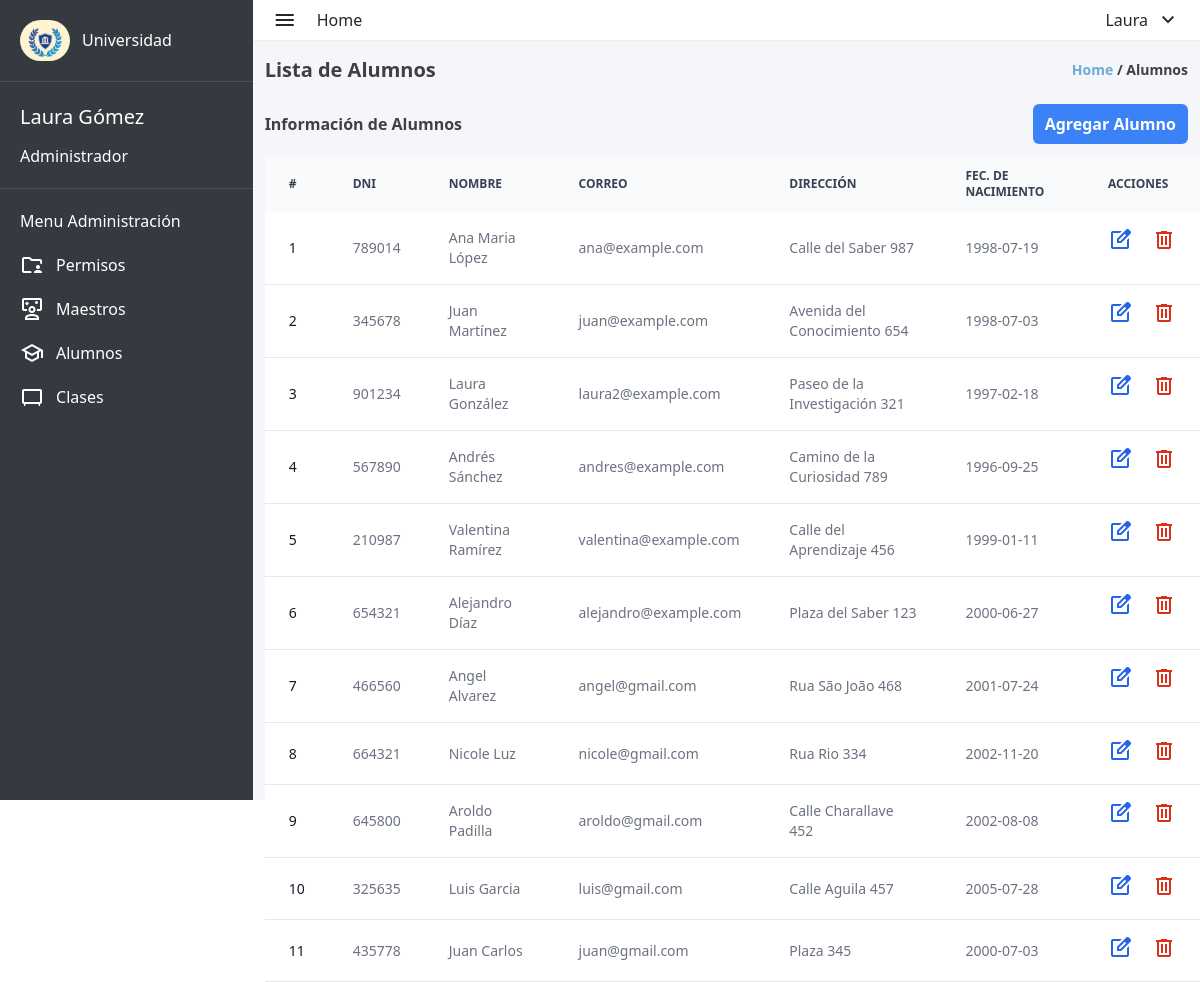
The app's page /views/admin/admin_alumnos.php (signed in) with its own data.
### tables this page shows
CREATE TABLE `usuarios` (
  `user_id` int(11) NOT NULL,
  `matricula` int(10) DEFAULT NULL,
  `nombre` varchar(100) DEFAULT NULL,
  `apellido` varchar(100) DEFAULT NULL,
  `correo_electronico` varchar(100) DEFAULT NULL,
  `contrasena` varchar(255) DEFAULT NULL,
  `direccion` varchar(100) DEFAULT NULL,
  `fecha_nacimiento` date DEFAULT NULL,
  `rol` enum('ADMIN','MAESTRO','ALUMNO') DEFAULT NULL,
  `materia_asignada` varchar(100) DEFAULT '0',
  `materias_inscritas` text DEFAULT NULL
);

### views/admin/admin_alumnos.php (the view, shortened to what this page needs)
<?php
require_once "../../database/database.php";
$user_id = $_SESSION['id'];
$sql = "SELECT  nombre, apellido FROM usuarios WHERE user_id = '$user_id'";
$result = mysqli_query($conexion, $sql);
$row = mysqli_fetch_assoc($result);
if ($row) {
    $nombre = $row['nombre'];
    $apellido = $row['apellido'];
} else {
    echo "No se encontraron datos para el usuario con el ID proporcionado.";
}
?>
<!DOCTYPE html>
<html lang="en">
<head>
    <link rel="stylesheet" href="../../styles.css">
</head>
<body>
    <div class="w-screen h-screen flex bg-lightgray">
        <aside class="w-80 h-full bg-dark">
            <div class="flex items-center gap-3 p-5">
                <img class="rounded-full" src="../../assets/logo-aside.jpg" alt="university-logo" width="50px" height="60px">
                <span class="text-white font-medium">Universidad</span>
            </div>
            <div style="width: 100%; height: 1px; background-color: #4c5157; "></div>
            <div class="text-white flex flex-col p-5 gap-3">
                <span style="font-size: 20px;"><?php echo $nombre . ' ' . $apellido; ?></span>
                <span>Administrador</span>
            </div>
            <div style="width: 100%; height: 1px; background-color: #4c5157; "></div>
            <div class="text-white flex flex-col gap-5 p-5">
                <p>Menu Administración</p>
                <div>
                    <a href="admin_permisos.php" class="flex items-center gap-3 ">
                        <span class="material-symbols-outlined ">
                        </span>
                        <span>Permisos</span>
                    </a>
                </div>
                <div>
                    <a href="admin_maestros.php" class="flex items-center gap-3 ">
                        <span class="material-symbols-outlined">
                        </span>
                        <span>Maestros</span>
                    </a>
                </div>
                <div>
                    <a href="admin_alumnos.php" class="flex items-center gap-3 ">
                        <span class="material-symbols-outlined">
                        </span>
                        <span>Alumnos</span>
                    </a>
                </div>
                <div>
                    <a href="admin_clases.php" class="flex items-center gap-3 ">
                        <span class="material-symbols-outlined">
                        </span>
                        <span>Clases</span>
                    </a>
                </div>
            </div>
        </aside>
        <div class="w-full flex flex-col">
            <header class="w-full flex items-center justify-between h-10 p-5 bg-white shadow-sm">
                <div class="flex items-center gap-5">
                    <span class="material-symbols-outlined text-zinc-800">
                    </span>
                    <a href="admin_dashboard.php"><span class="text-zinc-800 ">
                            Home
                        </span></a>
                </div>
                <nav>
                    <li class="flex items-center gap-2 text-zinc-800 cursor-pointer" onclick="toggleLogoutMenu()">
                        <?php echo $nombre ?>
                        <ul class="flex flex-col">
                            <span class="material-symbols-outlined">
                            </span>
                    </li>
                </nav>
            </header>
            <div class="h-full pl-3">
                <div class="w-full flex items-center justify-between pr-3 mt-4 mb-5">
                    <h1 class="font-bold text-zinc-700 text-xl ">Lista de Alumnos</h1>
                    <p class="font-semibold text-sm text-zinc-700"><span class="text-myblue">Home</span> / Alumnos
                    </p>
                </div>
                <div class="w-full flex items-center justify-between mb-3 pr-3">
                    <span class="font-semibold text-zinc-700">Información de Alumnos</span>
                    <a href="create_alumnos.php"><button class="text-white font-semibold p-2 px-3 bg-blue-500 rounded-md self-end">
                            Agregar Alumno
                        </button></a>
                </div>
                <div>
                    <table class="w-full text-sm text-left text-gray-500 dark:text-gray-400 ">
                        <thead class="text-xs text-gray-700 uppercase bg-gray-50 dark:bg-gray-700 dark:text-gray-400">
                            <tr>
                                <th scope="col" class="px-6 py-3">
                                    #
                                </th>
                                <th scope="col" class="px-6 py-3">
                                    DNI
                                </th>
                                <th scope="col" class="px-6 py-3">
                                    Nombre
                                </th>
                                <th scope="col" class="px-6 py-3">
                                    Correo
                                </th>
                                <th scope="col" class="px-6 py-3">
                                    Dirección
                                </th>
                                <th scope="col" class="px-6 py-3">
                                    Fec. de Nacimiento
                                </th>
                                <th scope="col" class="px-6 py-3">
                                    Acciones
                                </th>
                            </tr>
                        </thead>
                        <tbody>
                            <?php
                            $sql = "SELECT * FROM usuarios WHERE rol = 'ALUMNO'";
                            $result = $conexion->query($sql);
                            if ($result->num_rows > 0) {
                                $contador = 1;
                                while ($row = $result->fetch_assoc()) {
                                    echo '<tr class="bg-white border-b dark:bg-gray-900 dark:border-gray-700">';
                                    echo '    <th scope="row" class="px-6 py-4 font-medium text-gray-900 whitespace-nowrap dark:text-white">';
                                    echo '        ' . $contador;
                                    echo '    </th>';
                                    echo '    <td class="px-6 py-4">';
                                    echo '        ' . $row['matricula'];
                                    echo '    </td>';
                                    echo '    <td class="px-6 py-4">';
                                    echo '        ' . $row['nombre'] . " " . $row['apellido'];
                                    echo '    </td>';
                                    echo '    <td class="px-6 py-4">';
                                    echo '        ' . $row['correo_electronico'];
                                    echo '    </td>';
                                    echo '    <td class="px-6 py-4">';
                                    echo '        ' . $row['direccion'];
                                    echo '    </td>';
                                    echo '    <td class="px-6 py-4">';
                                    echo '        ' . $row['fecha_nacimiento'];
                                    echo '    </td>';
                                    echo '    <td class="px-6 py-4 flex gap-5 items-center">';
                                    echo '        <a href="edit_alumnos.php?id=' . $row['user_id'] . '" class="font-medium text-blue-600 dark:text-blue-500">';
                                    echo '            <span class="material-symbols-outlined">';
                                    echo '            </span>';
                                    echo '        </a>';
                                    echo '        <a href="delete_alumnos.php?id=' . $row['user_id'] . '" class="font-medium">';
                                    echo '            <span class="material-symbols-outlined" style="color: #Dc2f19;">';
                                    echo '            </span>';
                                    echo '        </a>';
                                    echo '    </td>';
                                    echo '</tr>';
                                    $contador++;
                                }
                            } else {
                                echo "<tr><td colspan='7'>No hay alumnos registrados.</td></tr>";
                            }
                            ?>
                        </tbody>
                    </table>
                </div>
            </div>
        </div>
    </div>
</body>
</html>

### styles.css (style rules this page uses)
html { line-height: 1.5; -webkit-text-size-adjust: 100%; -moz-tab-size: 4; -o-tab-size: 4; tab-size: 4; font-family: ui-sans-serif, system-ui, -apple-system, BlinkMacSystemFont, "Segoe UI", Roboto, "Helvetica Neue", Arial, "Noto Sans", sans-serif, "Apple Color Emoji", "Segoe UI Emoji", "Segoe UI Symbol", "Noto Color Emoji"; font-feature-settings: normal; font-variation-settings: normal; }
body { margin: 0; line-height: inherit; }
h1, h2, h3, h4, h5, h6 { font-size: inherit; font-weight: inherit; }
a { color: inherit; text-decoration: inherit; }
table { text-indent: 0; border-color: inherit; border-collapse: collapse; }
button, input, optgroup, select, textarea { font-family: inherit; font-feature-settings: inherit; font-variation-settings: inherit; font-size: 100%; font-weight: inherit; line-height: inherit; color: inherit; margin: 0; padding: 0; }
button, select { text-transform: none; }
button, [type='button'], [type='reset'], [type='submit'] { -webkit-appearance: button; background-color: transparent; background-image: none; }
blockquote, dl, dd, h1, h2, h3, h4, h5, h6, hr, figure, p, pre { margin: 0; }
ol, ul, menu { list-style: none; margin: 0; padding: 0; }
button, [role="button"] { cursor: pointer; }
img, svg, video, canvas, audio, iframe, embed, object { display: block; vertical-align: middle; }
img, video { max-width: 100%; height: auto; }
.mb-3 { margin-bottom: 0.75rem; }
.mb-5 { margin-bottom: 1.25rem; }
.mt-4 { margin-top: 1rem; }
.flex { display: flex; }
.h-10 { height: 2.5rem; }
.h-full { height: 100%; }
.h-screen { height: 100vh; }
.w-80 { width: 20rem; }
.w-full { width: 100%; }
.w-screen { width: 100vw; }
.cursor-pointer { cursor: pointer; }
.flex-col { flex-direction: column; }
.items-center { align-items: center; }
.justify-between { justify-content: space-between; }
.gap-2 { gap: 0.5rem; }
.gap-3 { gap: 0.75rem; }
.gap-5 { gap: 1.25rem; }
.self-end { align-self: flex-end; }
.whitespace-nowrap { white-space: nowrap; }
.rounded-full { border-radius: 9999px; }
.rounded-md { border-radius: 0.375rem; }
.border-b { border-bottom-width: 1px; }
.bg-blue-500 { --tw-bg-opacity: 1; background-color: rgb(59 130 246 / var(--tw-bg-opacity)); }
.bg-dark { --tw-bg-opacity: 1; background-color: rgb(53 58 64 / var(--tw-bg-opacity)); }
.bg-gray-50 { --tw-bg-opacity: 1; background-color: rgb(249 250 251 / var(--tw-bg-opacity)); }
.bg-lightgray { --tw-bg-opacity: 1; background-color: rgb(245 246 250 / var(--tw-bg-opacity)); }
.bg-white { --tw-bg-opacity: 1; background-color: rgb(255 255 255 / var(--tw-bg-opacity)); }
.p-2 { padding: 0.5rem; }
.p-5 { padding: 1.25rem; }
.px-3 { padding-left: 0.75rem; padding-right: 0.75rem; }
.px-6 { padding-left: 1.5rem; padding-right: 1.5rem; }
.py-3 { padding-top: 0.75rem; padding-bottom: 0.75rem; }
.py-4 { padding-top: 1rem; padding-bottom: 1rem; }
.pl-3 { padding-left: 0.75rem; }
.pr-3 { padding-right: 0.75rem; }
.text-left { text-align: left; }
.text-sm { font-size: 0.875rem; line-height: 1.25rem; }
.text-xl { font-size: 1.25rem; line-height: 1.75rem; }
.text-xs { font-size: 0.75rem; line-height: 1rem; }
.font-bold { font-weight: 700; }
.font-medium { font-weight: 500; }
.font-semibold { font-weight: 600; }
.uppercase { text-transform: uppercase; }
.text-blue-600 { --tw-text-opacity: 1; color: rgb(37 99 235 / var(--tw-text-opacity)); }
.text-gray-500 { --tw-text-opacity: 1; color: rgb(107 114 128 / var(--tw-text-opacity)); }
.text-gray-700 { --tw-text-opacity: 1; color: rgb(55 65 81 / var(--tw-text-opacity)); }
.text-gray-900 { --tw-text-opacity: 1; color: rgb(17 24 39 / var(--tw-text-opacity)); }
.text-myblue { --tw-text-opacity: 1; color: rgb(110 169 215 / var(--tw-text-opacity)); }
.text-white { --tw-text-opacity: 1; color: rgb(255 255 255 / var(--tw-text-opacity)); }
.text-zinc-700 { --tw-text-opacity: 1; color: rgb(63 63 70 / var(--tw-text-opacity)); }
.text-zinc-800 { --tw-text-opacity: 1; color: rgb(39 39 42 / var(--tw-text-opacity)); }
.shadow-sm { --tw-shadow: 0 1px 2px 0 rgb(0 0 0 / 0.05); --tw-shadow-colored: 0 1px 2px 0 var(--tw-shadow-color); box-shadow: var(--tw-ring-offset-shadow, 0 0 #0000), var(--tw-ring-shadow, 0 0 #0000), var(--tw-shadow); }

### records on screen
usuarios: nombre "Laura", apellido "Gómez"
usuarios: matricula "789014", nombre "Ana Maria", apellido "López", correo_electronico "ana@example.com", direccion "Calle del Saber 987", fecha_nacimiento "1998-07-19"
usuarios: matricula "345678", nombre "Juan", apellido "Martínez", correo_electronico "juan@example.com", direccion "Avenida del Conocimiento 654", fecha_nacimiento "1998-07-03"
usuarios: matricula "901234", nombre "Laura", apellido "González", correo_electronico "laura2@example.com", direccion "Paseo de la Investigación 321", fecha_nacimiento "1997-02-18"
usuarios: matricula "567890", nombre "Andrés", apellido "Sánchez", correo_electronico "andres@example.com", direccion "Camino de la Curiosidad 789", fecha_nacimiento "1996-09-25"
usuarios: matricula "210987", nombre "Valentina", apellido "Ramírez", correo_electronico "valentina@example.com", direccion "Calle del Aprendizaje 456", fecha_nacimiento "1999-01-11"
usuarios: matricula "654321", nombre "Alejandro", apellido "Díaz", correo_electronico "alejandro@example.com", direccion "Plaza del Saber 123", fecha_nacimiento "2000-06-27"
usuarios: matricula "466560", nombre "Angel", apellido "Alvarez", correo_electronico "angel@gmail.com", direccion "Rua São João 468", fecha_nacimiento "2001-07-24"
usuarios: matricula "664321", nombre "Nicole", apellido "Luz", correo_electronico "nicole@gmail.com", direccion "Rua Rio 334", fecha_nacimiento "2002-11-20"
usuarios: matricula "645800", nombre "Aroldo", apellido "Padilla", correo_electronico "aroldo@gmail.com", direccion "Calle Charallave 452", fecha_nacimiento "2002-08-08"
usuarios: matricula "325635", nombre "Luis", apellido "Garcia", correo_electronico "luis@gmail.com", direccion "Calle Aguila 457", fecha_nacimiento "2005-07-28"
usuarios: matricula "435778", nombre "Juan", apellido "Carlos", correo_electronico "juan@gmail.com", direccion "Plaza 345", fecha_nacimiento "2000-07-03"
